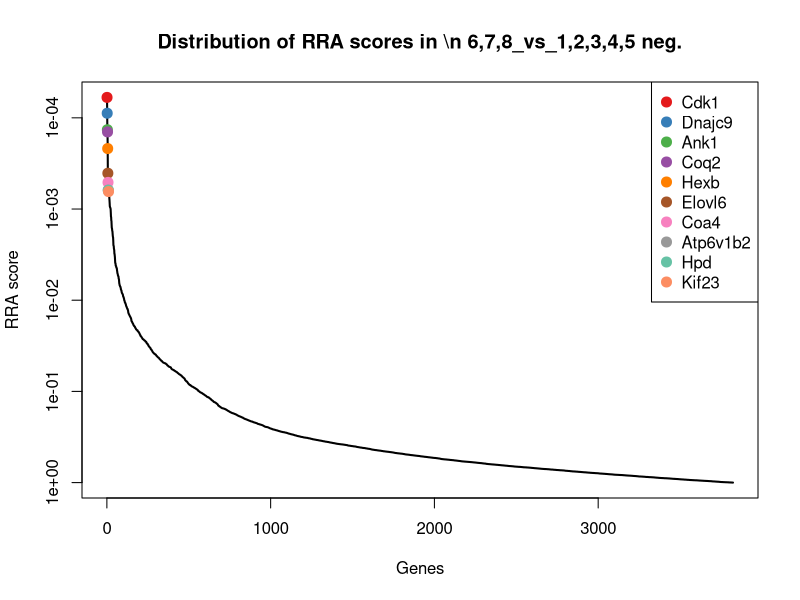
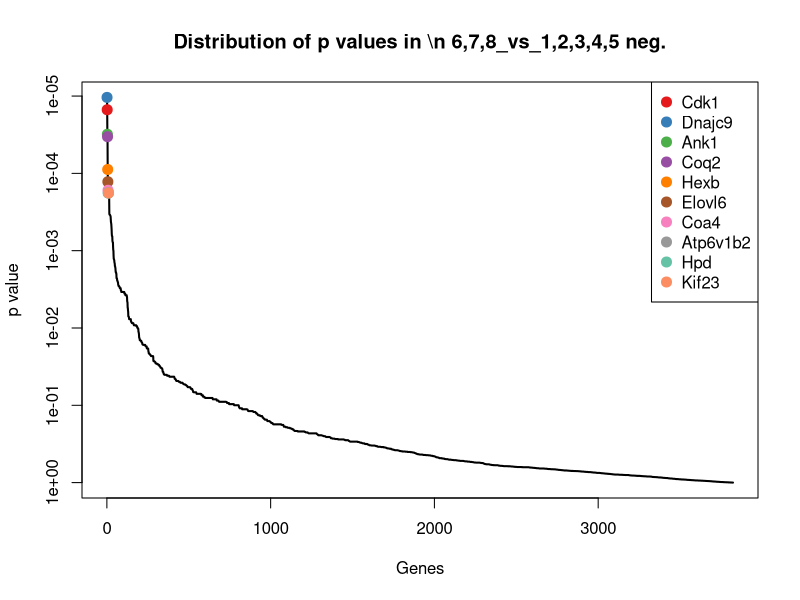
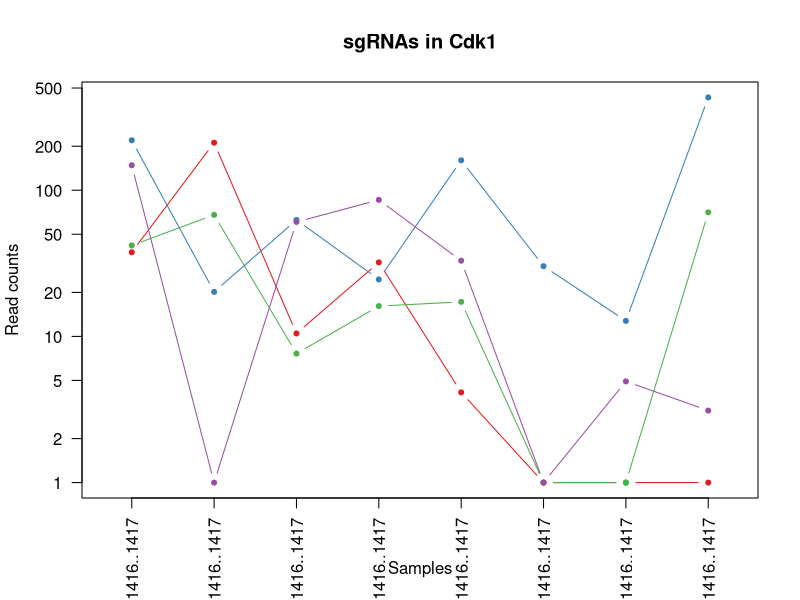
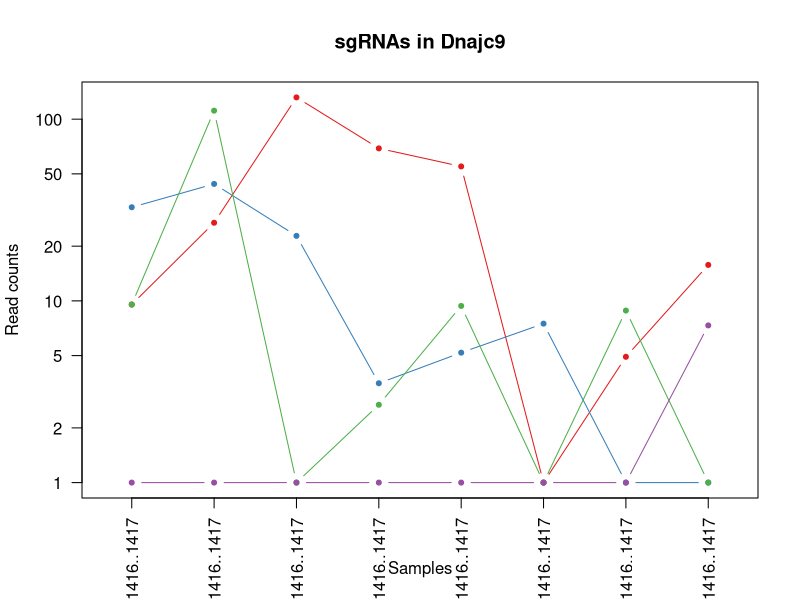
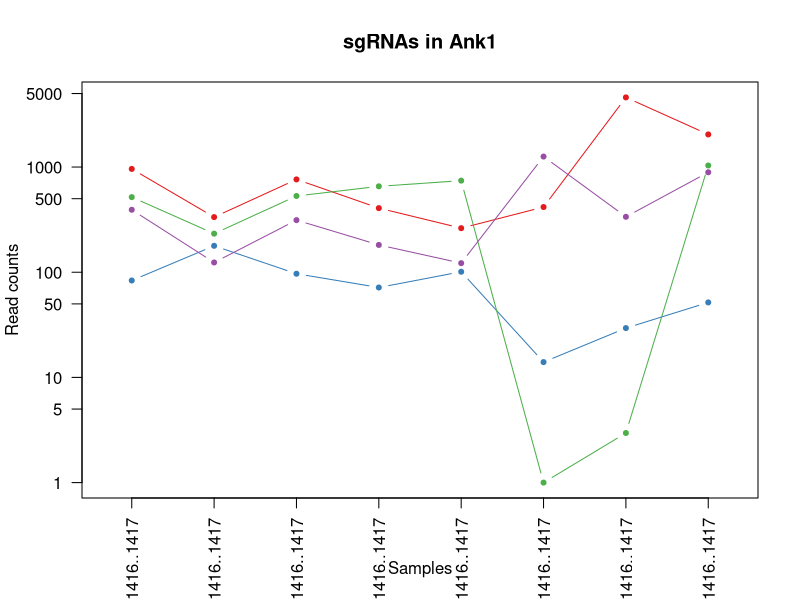
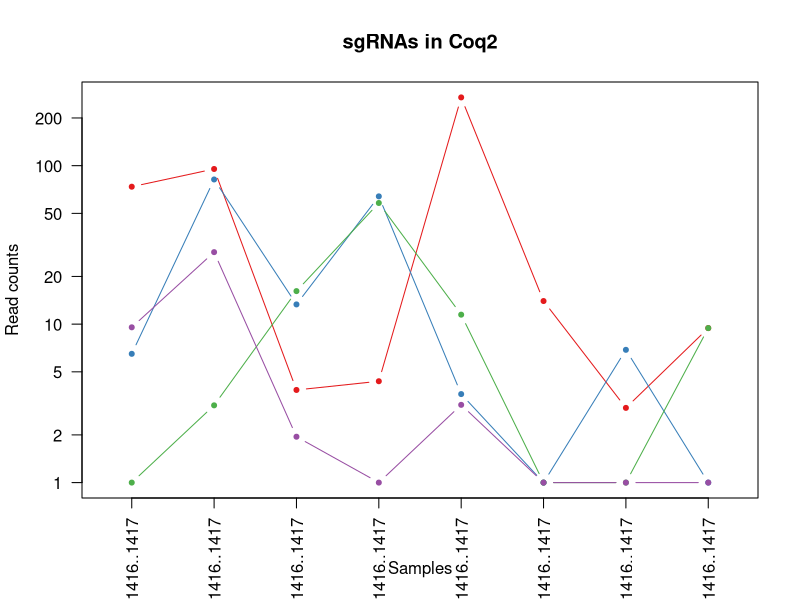
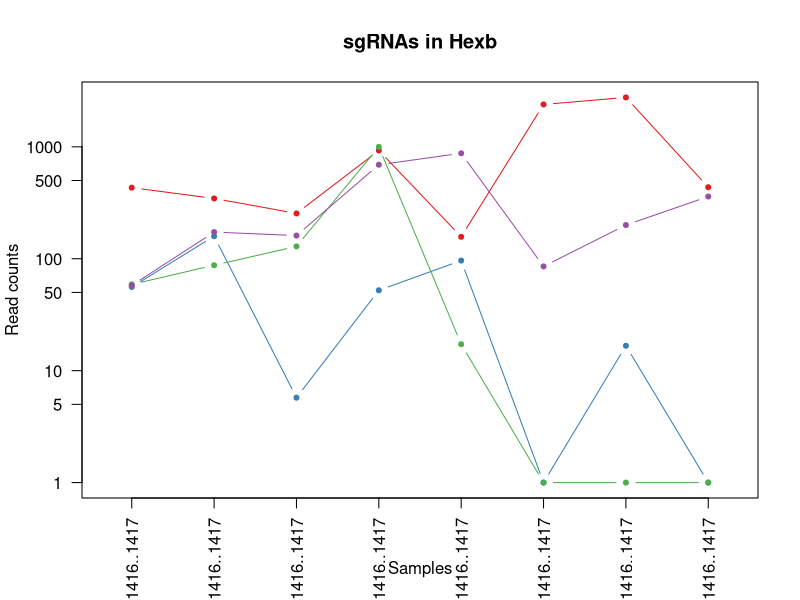
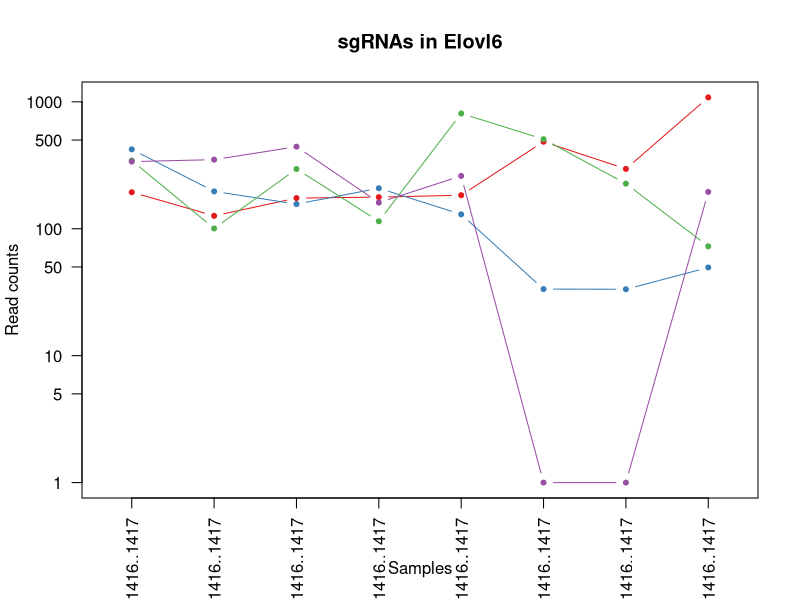

Recreate these plots in R, in order. (Note: this script raises an error after producing the figures.)
pdf(file='invivo.poolB_BM_mCD19_10m_v_BM_hEGFRv3_15m.pdf',width=4.5,height=4.5);
gstable=read.table('invivo.poolB_BM_mCD19_10m_v_BM_hEGFRv3_15m.gene_summary.txt',header=T)
# 
#
# parameters
# Do not modify the variables beginning with "__"

# gstablename='__GENE_SUMMARY_FILE__'
startindex=3
# outputfile='__OUTPUT_FILE__'
targetgenelist=c("Cdk1","Dnajc9","Ank1","Coq2","Hexb","Elovl6","Coa4","Atp6v1b2","Hpd","Kif23")
# samplelabel=sub('.\\w+.\\w+$','',colnames(gstable)[startindex]);
samplelabel='6,7,8_vs_1,2,3,4,5 neg.'


# You need to write some codes in front of this code:
# gstable=read.table(gstablename,header=T)
# pdf(file=outputfile,width=6,height=6)


# set up color using RColorBrewer
#library(RColorBrewer)
#colors <- brewer.pal(length(targetgenelist), "Set1")

colors=c( "#E41A1C", "#377EB8", "#4DAF4A", "#984EA3", "#FF7F00",  "#A65628", "#F781BF",
          "#999999", "#66C2A5", "#FC8D62", "#8DA0CB", "#E78AC3", "#A6D854", "#FFD92F", "#E5C494", "#B3B3B3", 
          "#8DD3C7", "#FFFFB3", "#BEBADA", "#FB8072", "#80B1D3", "#FDB462", "#B3DE69", "#FCCDE5",
          "#D9D9D9", "#BC80BD", "#CCEBC5", "#FFED6F")

######
# function definition

plotrankedvalues<-function(val, tglist, ...){
  
  plot(val,log='y',ylim=c(max(val),min(val)),type='l',lwd=2, ...)
  if(length(tglist)>0){
    for(i in 1:length(tglist)){
      targetgene=tglist[i];
      tx=which(names(val)==targetgene);ty=val[targetgene];
      points(tx,ty,col=colors[(i %% length(colors)) ],cex=2,pch=20)
      # text(tx+50,ty,targetgene,col=colors[i])
    }
    legend('topright',tglist,pch=20,pt.cex = 2,cex=1,col=colors)
  }
}



plotrandvalues<-function(val,targetgenelist, ...){
  # choose the one with the best distance distribution
  
  mindiffvalue=0;
  randval=val;
  for(i in 1:20){
    randval0=sample(val)
    vindex=sort(which(names(randval0) %in% targetgenelist))
    if(max(vindex)>0.9*length(val)){
      # print('pass...')
      next;
    }
    mindiffind=min(diff(vindex));
    if (mindiffind > mindiffvalue){
      mindiffvalue=mindiffind;
      randval=randval0;
      # print(paste('Diff: ',mindiffvalue))
    }
  }
  plot(randval,log='y',ylim=c(max(randval),min(randval)),pch=20,col='grey', ...)
  
  if(length(targetgenelist)>0){
    for(i in 1:length(targetgenelist)){
      targetgene=targetgenelist[i];
      tx=which(names(randval)==targetgene);ty=randval[targetgene];
      points(tx,ty,col=colors[(i %% length(colors)) ],cex=2,pch=20)
      text(tx+50,ty,targetgene,col=colors[i])
    }
  }
  
}




# set.seed(1235)



pvec=gstable[,startindex]
names(pvec)=gstable[,'id']
pvec=sort(pvec);

plotrankedvalues(pvec,targetgenelist,xlab='Genes',ylab='RRA score',main=paste('Distribution of RRA scores in \\n',samplelabel))

# plotrandvalues(pvec,targetgenelist,xlab='Genes',ylab='RRA score',main=paste('Distribution of RRA scores in \\n',samplelabel))


pvec=gstable[,startindex+1]
names(pvec)=gstable[,'id']
pvec=sort(pvec);

plotrankedvalues(pvec,targetgenelist,xlab='Genes',ylab='p value',main=paste('Distribution of p values in \\n',samplelabel))

# plotrandvalues(pvec,targetgenelist,xlab='Genes',ylab='p value',main=paste('Distribution of p values in \\n',samplelabel))



# you need to write after this code:
# dev.off()






# parameters
# Do not modify the variables beginning with "__"
targetmat=list(c(36.63661376038772,210.3814066518805,9.47449685296988,31.092407387279405,3.1422012649436546,0.0,0.0,0.0),c(218.5984621036467,19.172689768767434,61.58422954430422,23.529389374157386,159.2048640904785,29.221893200927774,11.768229070984312,430.4126695652639),c(40.91088536576628,66.84532378840538,6.632147797078916,15.126036026244035,16.234706535542216,0.0,0.0,69.62557890026328),c(147.15706527089066,0.0,59.689330173710246,84.87386881392486,31.94571286026049,0.0,3.9227430236614373,2.1098660272807055))
targetgene="Cdk1"
collabel=c("In.vivo_AR1830_Pool.B..9.16._BM_hEGFRv3_15m_1410..1411..1412..1413..1414..1415..1416..1417","In.vivo_AR1831_Pool.B..9.16._BM_hEGFRv3_15m_1410..1411..1412..1413..1414..1415..1416..1417","In.vivo_AR1832_Pool.B..9.16._BM_hEGFRv3_15m_1410..1411..1412..1413..1414..1415..1416..1417","In.vivo_AR1833_Pool.B..9.16._BM_hEGFRv3_15m_1410..1411..1412..1413..1414..1415..1416..1417","In.vivo_AR1835_Pool.B..9.16._BM_hEGFRv3_15m_1410..1411..1412..1413..1414..1415..1416..1417","In.vivo_AR1845_Pool.B..9.16._BM_mCD19_10m_1410..1411..1412..1413..1414..1415..1416..1417","In.vivo_AR1846_Pool.B..9.16._BM_mCD19_10m_1410..1411..1412..1413..1414..1415..1416..1417","In.vivo_AR1844_Pool.B..9.16._BM_mCD19_10m_1410..1411..1412..1413..1414..1415..1416..1417")

# set up color using RColorBrewer
#library(RColorBrewer)
#colors <- brewer.pal(length(targetgenelist), "Set1")

colors=c( "#E41A1C", "#377EB8", "#4DAF4A", "#984EA3", "#FF7F00",  "#A65628", "#F781BF",
          "#999999", "#66C2A5", "#FC8D62", "#8DA0CB", "#E78AC3", "#A6D854", "#FFD92F", "#E5C494", "#B3B3B3", 
          "#8DD3C7", "#FFFFB3", "#BEBADA", "#FB8072", "#80B1D3", "#FDB462", "#B3DE69", "#FCCDE5",
          "#D9D9D9", "#BC80BD", "#CCEBC5", "#FFED6F")


## code

targetmatvec=unlist(targetmat)+1
yrange=range(targetmatvec[targetmatvec>0]);
# yrange[1]=1; # set the minimum value to 1
for(i in 1:length(targetmat)){
  vali=targetmat[[i]]+1;
  if(i==1){
    plot(1:length(vali),vali,type='b',las=1,pch=20,main=paste('sgRNAs in',targetgene),ylab='Read counts',xlab='Samples',xlim=c(0.7,length(vali)+0.3),ylim = yrange,col=colors[(i %% length(colors))],xaxt='n',log='y')
    axis(1,at=1:length(vali),labels=(collabel),las=2)
    # lines(0:100,rep(1,101),col='black');
  }else{
    lines(1:length(vali),vali,type='b',pch=20,col=colors[(i %% length(colors))])
  }
}




# parameters
# Do not modify the variables beginning with "__"
targetmat=list(c(8.548543210757133,25.9090402280641,130.74805657098435,68.06716211809815,53.94112171486607,0.0,3.9227430236614373,14.769062190964938),c(31.751731925669354,43.00900677858641,21.791342761830723,2.521006004374006,4.18960168659154,6.493754044650617,0.0,0.0),c(8.548543210757133,110.37251137155307,0.0,1.6806706695826705,8.37920337318308,0.0,7.845486047322875,0.0),c(0.0,0.0,0.0,0.0,0.0,0.0,0.0,6.329598081842116))
targetgene="Dnajc9"
collabel=c("In.vivo_AR1830_Pool.B..9.16._BM_hEGFRv3_15m_1410..1411..1412..1413..1414..1415..1416..1417","In.vivo_AR1831_Pool.B..9.16._BM_hEGFRv3_15m_1410..1411..1412..1413..1414..1415..1416..1417","In.vivo_AR1832_Pool.B..9.16._BM_hEGFRv3_15m_1410..1411..1412..1413..1414..1415..1416..1417","In.vivo_AR1833_Pool.B..9.16._BM_hEGFRv3_15m_1410..1411..1412..1413..1414..1415..1416..1417","In.vivo_AR1835_Pool.B..9.16._BM_hEGFRv3_15m_1410..1411..1412..1413..1414..1415..1416..1417","In.vivo_AR1845_Pool.B..9.16._BM_mCD19_10m_1410..1411..1412..1413..1414..1415..1416..1417","In.vivo_AR1846_Pool.B..9.16._BM_mCD19_10m_1410..1411..1412..1413..1414..1415..1416..1417","In.vivo_AR1844_Pool.B..9.16._BM_mCD19_10m_1410..1411..1412..1413..1414..1415..1416..1417")

# set up color using RColorBrewer
#library(RColorBrewer)
#colors <- brewer.pal(length(targetgenelist), "Set1")

colors=c( "#E41A1C", "#377EB8", "#4DAF4A", "#984EA3", "#FF7F00",  "#A65628", "#F781BF",
          "#999999", "#66C2A5", "#FC8D62", "#8DA0CB", "#E78AC3", "#A6D854", "#FFD92F", "#E5C494", "#B3B3B3", 
          "#8DD3C7", "#FFFFB3", "#BEBADA", "#FB8072", "#80B1D3", "#FDB462", "#B3DE69", "#FCCDE5",
          "#D9D9D9", "#BC80BD", "#CCEBC5", "#FFED6F")


## code

targetmatvec=unlist(targetmat)+1
yrange=range(targetmatvec[targetmatvec>0]);
# yrange[1]=1; # set the minimum value to 1
for(i in 1:length(targetmat)){
  vali=targetmat[[i]]+1;
  if(i==1){
    plot(1:length(vali),vali,type='b',las=1,pch=20,main=paste('sgRNAs in',targetgene),ylab='Read counts',xlab='Samples',xlim=c(0.7,length(vali)+0.3),ylim = yrange,col=colors[(i %% length(colors))],xaxt='n',log='y')
    axis(1,at=1:length(vali),labels=(collabel),las=2)
    # lines(0:100,rep(1,101),col='black');
  }else{
    lines(1:length(vali),vali,type='b',pch=20,col=colors[(i %% length(colors))])
  }
}




# parameters
# Do not modify the variables beginning with "__"
targetmat=list(c(958.6580600634785,333.1902573329043,761.7495469787784,405.88196670421496,261.3264052011473,415.60025885763946,4590.590023439797,2040.240448380442),c(82.43238096087236,177.21783515995844,95.6924182149958,70.58816812247217,100.02674026737301,12.987508089301233,28.43988692154542,50.63678465473693),c(516.5762540214668,231.62681963889307,529.6243740810163,654.6212258024502,741.5594985267026,0.0,1.9613715118307187,1033.8343533675456),c(391.4011570068088,122.80885068102384,311.71094646270905,180.67209698013707,120.97474870033071,1256.5414076398943,335.3945285230529,890.3634635124578))
targetgene="Ank1"
collabel=c("In.vivo_AR1830_Pool.B..9.16._BM_hEGFRv3_15m_1410..1411..1412..1413..1414..1415..1416..1417","In.vivo_AR1831_Pool.B..9.16._BM_hEGFRv3_15m_1410..1411..1412..1413..1414..1415..1416..1417","In.vivo_AR1832_Pool.B..9.16._BM_hEGFRv3_15m_1410..1411..1412..1413..1414..1415..1416..1417","In.vivo_AR1833_Pool.B..9.16._BM_hEGFRv3_15m_1410..1411..1412..1413..1414..1415..1416..1417","In.vivo_AR1835_Pool.B..9.16._BM_hEGFRv3_15m_1410..1411..1412..1413..1414..1415..1416..1417","In.vivo_AR1845_Pool.B..9.16._BM_mCD19_10m_1410..1411..1412..1413..1414..1415..1416..1417","In.vivo_AR1846_Pool.B..9.16._BM_mCD19_10m_1410..1411..1412..1413..1414..1415..1416..1417","In.vivo_AR1844_Pool.B..9.16._BM_mCD19_10m_1410..1411..1412..1413..1414..1415..1416..1417")

# set up color using RColorBrewer
#library(RColorBrewer)
#colors <- brewer.pal(length(targetgenelist), "Set1")

colors=c( "#E41A1C", "#377EB8", "#4DAF4A", "#984EA3", "#FF7F00",  "#A65628", "#F781BF",
          "#999999", "#66C2A5", "#FC8D62", "#8DA0CB", "#E78AC3", "#A6D854", "#FFD92F", "#E5C494", "#B3B3B3", 
          "#8DD3C7", "#FFFFB3", "#BEBADA", "#FB8072", "#80B1D3", "#FDB462", "#B3DE69", "#FCCDE5",
          "#D9D9D9", "#BC80BD", "#CCEBC5", "#FFED6F")


## code

targetmatvec=unlist(targetmat)+1
yrange=range(targetmatvec[targetmatvec>0]);
# yrange[1]=1; # set the minimum value to 1
for(i in 1:length(targetmat)){
  vali=targetmat[[i]]+1;
  if(i==1){
    plot(1:length(vali),vali,type='b',las=1,pch=20,main=paste('sgRNAs in',targetgene),ylab='Read counts',xlab='Samples',xlim=c(0.7,length(vali)+0.3),ylim = yrange,col=colors[(i %% length(colors))],xaxt='n',log='y')
    axis(1,at=1:length(vali),labels=(collabel),las=2)
    # lines(0:100,rep(1,101),col='black');
  }else{
    lines(1:length(vali),vali,type='b',pch=20,col=colors[(i %% length(colors))])
  }
}




# parameters
# Do not modify the variables beginning with "__"
targetmat=list(c(72.66261729143564,94.30890643015333,2.8423490558909643,3.361341339165341,268.6582081526825,12.987508089301233,1.9613715118307187,8.439464109122822),c(5.4954920640581575,80.83620551156,12.316845908860845,63.02515010935014,2.6185010541197125,0.0,5.884114535492156,0.0),c(0.0,2.072723218245128,15.159194964751808,57.1428027658108,10.47400421647885,0.0,0.0,8.439464109122822),c(8.548543210757133,27.463582641747948,0.947449685296988,0.0,2.09480084329577,0.0,0.0,0.0))
targetgene="Coq2"
collabel=c("In.vivo_AR1830_Pool.B..9.16._BM_hEGFRv3_15m_1410..1411..1412..1413..1414..1415..1416..1417","In.vivo_AR1831_Pool.B..9.16._BM_hEGFRv3_15m_1410..1411..1412..1413..1414..1415..1416..1417","In.vivo_AR1832_Pool.B..9.16._BM_hEGFRv3_15m_1410..1411..1412..1413..1414..1415..1416..1417","In.vivo_AR1833_Pool.B..9.16._BM_hEGFRv3_15m_1410..1411..1412..1413..1414..1415..1416..1417","In.vivo_AR1835_Pool.B..9.16._BM_hEGFRv3_15m_1410..1411..1412..1413..1414..1415..1416..1417","In.vivo_AR1845_Pool.B..9.16._BM_mCD19_10m_1410..1411..1412..1413..1414..1415..1416..1417","In.vivo_AR1846_Pool.B..9.16._BM_mCD19_10m_1410..1411..1412..1413..1414..1415..1416..1417","In.vivo_AR1844_Pool.B..9.16._BM_mCD19_10m_1410..1411..1412..1413..1414..1415..1416..1417")

# set up color using RColorBrewer
#library(RColorBrewer)
#colors <- brewer.pal(length(targetgenelist), "Set1")

colors=c( "#E41A1C", "#377EB8", "#4DAF4A", "#984EA3", "#FF7F00",  "#A65628", "#F781BF",
          "#999999", "#66C2A5", "#FC8D62", "#8DA0CB", "#E78AC3", "#A6D854", "#FFD92F", "#E5C494", "#B3B3B3", 
          "#8DD3C7", "#FFFFB3", "#BEBADA", "#FB8072", "#80B1D3", "#FDB462", "#B3DE69", "#FCCDE5",
          "#D9D9D9", "#BC80BD", "#CCEBC5", "#FFED6F")


## code

targetmatvec=unlist(targetmat)+1
yrange=range(targetmatvec[targetmatvec>0]);
# yrange[1]=1; # set the minimum value to 1
for(i in 1:length(targetmat)){
  vali=targetmat[[i]]+1;
  if(i==1){
    plot(1:length(vali),vali,type='b',las=1,pch=20,main=paste('sgRNAs in',targetgene),ylab='Read counts',xlab='Samples',xlim=c(0.7,length(vali)+0.3),ylim = yrange,col=colors[(i %% length(colors))],xaxt='n',log='y')
    axis(1,at=1:length(vali),labels=(collabel),las=2)
    # lines(0:100,rep(1,101),col='black');
  }else{
    lines(1:length(vali),vali,type='b',pch=20,col=colors[(i %% length(colors))])
  }
}




# parameters
# Do not modify the variables beginning with "__"
targetmat=list(c(430.4802116845556,344.59023503325255,252.9690659742958,926.8898742748428,156.06266282553486,2389.7014884314267,2762.5917744135672,434.6324016198253),c(54.95492064058157,158.04514539119103,4.73724842648494,51.26045542227145,95.31343836995752,0.0,15.69097209464575,0.0),c(58.007971787280546,86.53619436173409,127.90570751509338,998.3183777321063,16.234706535542216,0.0,0.0,0.0),c(56.78675132860096,172.03602711434564,160.11899681519097,690.7556451984776,874.5793520759839,84.41880258045802,199.07920845081796,358.6772246377199))
targetgene="Hexb"
collabel=c("In.vivo_AR1830_Pool.B..9.16._BM_hEGFRv3_15m_1410..1411..1412..1413..1414..1415..1416..1417","In.vivo_AR1831_Pool.B..9.16._BM_hEGFRv3_15m_1410..1411..1412..1413..1414..1415..1416..1417","In.vivo_AR1832_Pool.B..9.16._BM_hEGFRv3_15m_1410..1411..1412..1413..1414..1415..1416..1417","In.vivo_AR1833_Pool.B..9.16._BM_hEGFRv3_15m_1410..1411..1412..1413..1414..1415..1416..1417","In.vivo_AR1835_Pool.B..9.16._BM_hEGFRv3_15m_1410..1411..1412..1413..1414..1415..1416..1417","In.vivo_AR1845_Pool.B..9.16._BM_mCD19_10m_1410..1411..1412..1413..1414..1415..1416..1417","In.vivo_AR1846_Pool.B..9.16._BM_mCD19_10m_1410..1411..1412..1413..1414..1415..1416..1417","In.vivo_AR1844_Pool.B..9.16._BM_mCD19_10m_1410..1411..1412..1413..1414..1415..1416..1417")

# set up color using RColorBrewer
#library(RColorBrewer)
#colors <- brewer.pal(length(targetgenelist), "Set1")

colors=c( "#E41A1C", "#377EB8", "#4DAF4A", "#984EA3", "#FF7F00",  "#A65628", "#F781BF",
          "#999999", "#66C2A5", "#FC8D62", "#8DA0CB", "#E78AC3", "#A6D854", "#FFD92F", "#E5C494", "#B3B3B3", 
          "#8DD3C7", "#FFFFB3", "#BEBADA", "#FB8072", "#80B1D3", "#FDB462", "#B3DE69", "#FCCDE5",
          "#D9D9D9", "#BC80BD", "#CCEBC5", "#FFED6F")


## code

targetmatvec=unlist(targetmat)+1
yrange=range(targetmatvec[targetmatvec>0]);
# yrange[1]=1; # set the minimum value to 1
for(i in 1:length(targetmat)){
  vali=targetmat[[i]]+1;
  if(i==1){
    plot(1:length(vali),vali,type='b',las=1,pch=20,main=paste('sgRNAs in',targetgene),ylab='Read counts',xlab='Samples',xlim=c(0.7,length(vali)+0.3),ylim = yrange,col=colors[(i %% length(colors))],xaxt='n',log='y')
    axis(1,at=1:length(vali),labels=(collabel),las=2)
    # lines(0:100,rep(1,101),col='black');
  }else{
    lines(1:length(vali),vali,type='b',pch=20,col=colors[(i %% length(colors))])
  }
}




# parameters
# Do not modify the variables beginning with "__"
targetmat=list(c(192.9528324713753,125.39975470383025,173.3832924093488,176.47042030618042,182.77137357755592,483.78467632647096,295.18641253052317,1082.361271995002),c(421.3210582444587,195.8723441241646,155.38174838870603,207.5628276934598,128.83025186268983,32.46877022325308,32.362629945206855,48.526918627456226),c(343.7735591183047,99.49071447576614,294.65685212736327,113.44527019683026,808.5931255121671,506.51281548274807,225.55772386053266,71.73544492754398),c(337.056846595567,349.2538622743041,442.4590030336934,159.6637136103537,259.75530456867546,0.0,0.0,194.1076745098249))
targetgene="Elovl6"
collabel=c("In.vivo_AR1830_Pool.B..9.16._BM_hEGFRv3_15m_1410..1411..1412..1413..1414..1415..1416..1417","In.vivo_AR1831_Pool.B..9.16._BM_hEGFRv3_15m_1410..1411..1412..1413..1414..1415..1416..1417","In.vivo_AR1832_Pool.B..9.16._BM_hEGFRv3_15m_1410..1411..1412..1413..1414..1415..1416..1417","In.vivo_AR1833_Pool.B..9.16._BM_hEGFRv3_15m_1410..1411..1412..1413..1414..1415..1416..1417","In.vivo_AR1835_Pool.B..9.16._BM_hEGFRv3_15m_1410..1411..1412..1413..1414..1415..1416..1417","In.vivo_AR1845_Pool.B..9.16._BM_mCD19_10m_1410..1411..1412..1413..1414..1415..1416..1417","In.vivo_AR1846_Pool.B..9.16._BM_mCD19_10m_1410..1411..1412..1413..1414..1415..1416..1417","In.vivo_AR1844_Pool.B..9.16._BM_mCD19_10m_1410..1411..1412..1413..1414..1415..1416..1417")

# set up color using RColorBrewer
#library(RColorBrewer)
#colors <- brewer.pal(length(targetgenelist), "Set1")

colors=c( "#E41A1C", "#377EB8", "#4DAF4A", "#984EA3", "#FF7F00",  "#A65628", "#F781BF",
          "#999999", "#66C2A5", "#FC8D62", "#8DA0CB", "#E78AC3", "#A6D854", "#FFD92F", "#E5C494", "#B3B3B3", 
          "#8DD3C7", "#FFFFB3", "#BEBADA", "#FB8072", "#80B1D3", "#FDB462", "#B3DE69", "#FCCDE5",
          "#D9D9D9", "#BC80BD", "#CCEBC5", "#FFED6F")


## code

targetmatvec=unlist(targetmat)+1
yrange=range(targetmatvec[targetmatvec>0]);
# yrange[1]=1; # set the minimum value to 1
for(i in 1:length(targetmat)){
  vali=targetmat[[i]]+1;
  if(i==1){
    plot(1:length(vali),vali,type='b',las=1,pch=20,main=paste('sgRNAs in',targetgene),ylab='Read counts',xlab='Samples',xlim=c(0.7,length(vali)+0.3),ylim = yrange,col=colors[(i %% length(colors))],xaxt='n',log='y')
    axis(1,at=1:length(vali),labels=(collabel),las=2)
    # lines(0:100,rep(1,101),col='black');
  }else{
    lines(1:length(vali),vali,type='b',pch=20,col=colors[(i %% length(colors))])
  }
}




# parameters
# Do not modify the variables beginning with "__"
targetmat=list(c(15.875865962834677,122.80885068102384,600.6831004782904,133.61331823182232,12.568805059774618,0.0,0.0,179.33861231885996),c(417.04678663908015,43.527187583147686,95.6924182149958,24.369724708948723,249.80500056302057,6.493754044650617,1.9613715118307187,0.0),c(182.57245857259878,63.2180581564764,844.1776695996164,201.68048034992046,113.64294574879551,412.35338183531417,350.10481486178327,280.6121816283338),c(92.20214463030908,4.663627241051538,17.054094335345784,33.61341339165341,1.047400421647885,55.19690937953024,8.826171803238234,99.16370328219315))
targetgene="Coa4"
collabel=c("In.vivo_AR1830_Pool.B..9.16._BM_hEGFRv3_15m_1410..1411..1412..1413..1414..1415..1416..1417","In.vivo_AR1831_Pool.B..9.16._BM_hEGFRv3_15m_1410..1411..1412..1413..1414..1415..1416..1417","In.vivo_AR1832_Pool.B..9.16._BM_hEGFRv3_15m_1410..1411..1412..1413..1414..1415..1416..1417","In.vivo_AR1833_Pool.B..9.16._BM_hEGFRv3_15m_1410..1411..1412..1413..1414..1415..1416..1417","In.vivo_AR1835_Pool.B..9.16._BM_hEGFRv3_15m_1410..1411..1412..1413..1414..1415..1416..1417","In.vivo_AR1845_Pool.B..9.16._BM_mCD19_10m_1410..1411..1412..1413..1414..1415..1416..1417","In.vivo_AR1846_Pool.B..9.16._BM_mCD19_10m_1410..1411..1412..1413..1414..1415..1416..1417","In.vivo_AR1844_Pool.B..9.16._BM_mCD19_10m_1410..1411..1412..1413..1414..1415..1416..1417")

# set up color using RColorBrewer
#library(RColorBrewer)
#colors <- brewer.pal(length(targetgenelist), "Set1")

colors=c( "#E41A1C", "#377EB8", "#4DAF4A", "#984EA3", "#FF7F00",  "#A65628", "#F781BF",
          "#999999", "#66C2A5", "#FC8D62", "#8DA0CB", "#E78AC3", "#A6D854", "#FFD92F", "#E5C494", "#B3B3B3", 
          "#8DD3C7", "#FFFFB3", "#BEBADA", "#FB8072", "#80B1D3", "#FDB462", "#B3DE69", "#FCCDE5",
          "#D9D9D9", "#BC80BD", "#CCEBC5", "#FFED6F")


## code

targetmatvec=unlist(targetmat)+1
yrange=range(targetmatvec[targetmatvec>0]);
# yrange[1]=1; # set the minimum value to 1
for(i in 1:length(targetmat)){
  vali=targetmat[[i]]+1;
  if(i==1){
    plot(1:length(vali),vali,type='b',las=1,pch=20,main=paste('sgRNAs in',targetgene),ylab='Read counts',xlab='Samples',xlim=c(0.7,length(vali)+0.3),ylim = yrange,col=colors[(i %% length(colors))],xaxt='n',log='y')
    axis(1,at=1:length(vali),labels=(collabel),las=2)
    # lines(0:100,rep(1,101),col='black');
  }else{
    lines(1:length(vali),vali,type='b',pch=20,col=colors[(i %% length(colors))])
  }
}




# parameters
# Do not modify the variables beginning with "__"
targetmat=list(c(34.80478307236833,245.61770136204768,13.264295594157833,103.36124617933423,35.08791412520414,3.2468770223253083,0.0,6.329598081842116),c(301.03084306451905,46.1180916059541,57.79443080311627,85.71420414871619,28.279811384492895,2746.857960887211,638.4264271008989,8.439464109122822),c(2.442440917359181,12.95452011403205,172.4358427240518,73.10917412684617,95.83713858078147,0.0,0.0,14.769062190964938),c(13.433425045475495,9.845435286664358,4.73724842648494,10.084024017496024,0.0,0.0,0.0,0.0))
targetgene="Atp6v1b2"
collabel=c("In.vivo_AR1830_Pool.B..9.16._BM_hEGFRv3_15m_1410..1411..1412..1413..1414..1415..1416..1417","In.vivo_AR1831_Pool.B..9.16._BM_hEGFRv3_15m_1410..1411..1412..1413..1414..1415..1416..1417","In.vivo_AR1832_Pool.B..9.16._BM_hEGFRv3_15m_1410..1411..1412..1413..1414..1415..1416..1417","In.vivo_AR1833_Pool.B..9.16._BM_hEGFRv3_15m_1410..1411..1412..1413..1414..1415..1416..1417","In.vivo_AR1835_Pool.B..9.16._BM_hEGFRv3_15m_1410..1411..1412..1413..1414..1415..1416..1417","In.vivo_AR1845_Pool.B..9.16._BM_mCD19_10m_1410..1411..1412..1413..1414..1415..1416..1417","In.vivo_AR1846_Pool.B..9.16._BM_mCD19_10m_1410..1411..1412..1413..1414..1415..1416..1417","In.vivo_AR1844_Pool.B..9.16._BM_mCD19_10m_1410..1411..1412..1413..1414..1415..1416..1417")

# set up color using RColorBrewer
#library(RColorBrewer)
#colors <- brewer.pal(length(targetgenelist), "Set1")

colors=c( "#E41A1C", "#377EB8", "#4DAF4A", "#984EA3", "#FF7F00",  "#A65628", "#F781BF",
          "#999999", "#66C2A5", "#FC8D62", "#8DA0CB", "#E78AC3", "#A6D854", "#FFD92F", "#E5C494", "#B3B3B3", 
          "#8DD3C7", "#FFFFB3", "#BEBADA", "#FB8072", "#80B1D3", "#FDB462", "#B3DE69", "#FCCDE5",
          "#D9D9D9", "#BC80BD", "#CCEBC5", "#FFED6F")


## code

targetmatvec=unlist(targetmat)+1
yrange=range(targetmatvec[targetmatvec>0]);
# yrange[1]=1; # set the minimum value to 1
for(i in 1:length(targetmat)){
  vali=targetmat[[i]]+1;
  if(i==1){
    plot(1:length(vali),vali,type='b',las=1,pch=20,main=paste('sgRNAs in',targetgene),ylab='Read counts',xlab='Samples',xlim=c(0.7,length(vali)+0.3),ylim = yrange,col=colors[(i %% length(colors))],xaxt='n',log='y')
    axis(1,at=1:length(vali),labels=(collabel),las=2)
    # lines(0:100,rep(1,101),col='black');
  }else{
    lines(1:length(vali),vali,type='b',pch=20,col=colors[(i %% length(colors))])
  }
}




# parameters
# Do not modify the variables beginning with "__"
targetmat=list(c(85.48543210757134,31.6090290782382,50.21483332074037,273.9493191419753,189.57947631826718,0.0,6.864800291407516,56.96638273657905),c(23.20318871491222,90.68164079822435,63.4791289148982,23.529389374157386,28.803511595316834,360.4033494781092,160.83246397011894,139.25115780052656),c(66.55651499803768,307.79939790940153,950.292034352879,184.03343831930243,437.8133762488159,38.9625242679037,16.671657850561107,10.549330136403528),c(21.371358026892835,450.81729996831535,199.91188359766448,272.2686484723926,43.990817709211164,0.0,2239.886266510681,10.549330136403528))
targetgene="Hpd"
collabel=c("In.vivo_AR1830_Pool.B..9.16._BM_hEGFRv3_15m_1410..1411..1412..1413..1414..1415..1416..1417","In.vivo_AR1831_Pool.B..9.16._BM_hEGFRv3_15m_1410..1411..1412..1413..1414..1415..1416..1417","In.vivo_AR1832_Pool.B..9.16._BM_hEGFRv3_15m_1410..1411..1412..1413..1414..1415..1416..1417","In.vivo_AR1833_Pool.B..9.16._BM_hEGFRv3_15m_1410..1411..1412..1413..1414..1415..1416..1417","In.vivo_AR1835_Pool.B..9.16._BM_hEGFRv3_15m_1410..1411..1412..1413..1414..1415..1416..1417","In.vivo_AR1845_Pool.B..9.16._BM_mCD19_10m_1410..1411..1412..1413..1414..1415..1416..1417","In.vivo_AR1846_Pool.B..9.16._BM_mCD19_10m_1410..1411..1412..1413..1414..1415..1416..1417","In.vivo_AR1844_Pool.B..9.16._BM_mCD19_10m_1410..1411..1412..1413..1414..1415..1416..1417")

# set up color using RColorBrewer
#library(RColorBrewer)
#colors <- brewer.pal(length(targetgenelist), "Set1")

colors=c( "#E41A1C", "#377EB8", "#4DAF4A", "#984EA3", "#FF7F00",  "#A65628", "#F781BF",
          "#999999", "#66C2A5", "#FC8D62", "#8DA0CB", "#E78AC3", "#A6D854", "#FFD92F", "#E5C494", "#B3B3B3", 
          "#8DD3C7", "#FFFFB3", "#BEBADA", "#FB8072", "#80B1D3", "#FDB462", "#B3DE69", "#FCCDE5",
          "#D9D9D9", "#BC80BD", "#CCEBC5", "#FFED6F")


## code

targetmatvec=unlist(targetmat)+1
yrange=range(targetmatvec[targetmatvec>0]);
# yrange[1]=1; # set the minimum value to 1
for(i in 1:length(targetmat)){
  vali=targetmat[[i]]+1;
  if(i==1){
    plot(1:length(vali),vali,type='b',las=1,pch=20,main=paste('sgRNAs in',targetgene),ylab='Read counts',xlab='Samples',xlim=c(0.7,length(vali)+0.3),ylim = yrange,col=colors[(i %% length(colors))],xaxt='n',log='y')
    axis(1,at=1:length(vali),labels=(collabel),las=2)
    # lines(0:100,rep(1,101),col='black');
  }else{
    lines(1:length(vali),vali,type='b',pch=20,col=colors[(i %% length(colors))])
  }
}




# parameters
# Do not modify the variables beginning with "__"
targetmat=list(c(58.618582016620344,0.518180804561282,10.421946538266868,84.03353347913352,129.3539520735138,0.0,0.0,12.659196163684232),c(87.31726279559072,55.96352689261846,34.10818867069157,99.15956950537756,2.09480084329577,0.0,78.45486047322875,191.9978084825442),c(3.6636613760387715,29.018125055431792,13.264295594157833,0.8403353347913353,7.855503162359137,3.2468770223253083,31.3819441892915,4.219732054561411),c(143.4934038948519,41.45446436490256,39.792886782473495,0.0,8.902903584007023,0.0,3.9227430236614373,0.0))
targetgene="Kif23"
collabel=c("In.vivo_AR1830_Pool.B..9.16._BM_hEGFRv3_15m_1410..1411..1412..1413..1414..1415..1416..1417","In.vivo_AR1831_Pool.B..9.16._BM_hEGFRv3_15m_1410..1411..1412..1413..1414..1415..1416..1417","In.vivo_AR1832_Pool.B..9.16._BM_hEGFRv3_15m_1410..1411..1412..1413..1414..1415..1416..1417","In.vivo_AR1833_Pool.B..9.16._BM_hEGFRv3_15m_1410..1411..1412..1413..1414..1415..1416..1417","In.vivo_AR1835_Pool.B..9.16._BM_hEGFRv3_15m_1410..1411..1412..1413..1414..1415..1416..1417","In.vivo_AR1845_Pool.B..9.16._BM_mCD19_10m_1410..1411..1412..1413..1414..1415..1416..1417","In.vivo_AR1846_Pool.B..9.16._BM_mCD19_10m_1410..1411..1412..1413..1414..1415..1416..1417","In.vivo_AR1844_Pool.B..9.16._BM_mCD19_10m_1410..1411..1412..1413..1414..1415..1416..1417")

# set up color using RColorBrewer
#library(RColorBrewer)
#colors <- brewer.pal(length(targetgenelist), "Set1")

colors=c( "#E41A1C", "#377EB8", "#4DAF4A", "#984EA3", "#FF7F00",  "#A65628", "#F781BF",
          "#999999", "#66C2A5", "#FC8D62", "#8DA0CB", "#E78AC3", "#A6D854", "#FFD92F", "#E5C494", "#B3B3B3", 
          "#8DD3C7", "#FFFFB3", "#BEBADA", "#FB8072", "#80B1D3", "#FDB462", "#B3DE69", "#FCCDE5",
          "#D9D9D9", "#BC80BD", "#CCEBC5", "#FFED6F")


## code

targetmatvec=unlist(targetmat)+1
yrange=range(targetmatvec[targetmatvec>0]);
# yrange[1]=1; # set the minimum value to 1
for(i in 1:length(targetmat)){
  vali=targetmat[[i]]+1;
  if(i==1){
    plot(1:length(vali),vali,type='b',las=1,pch=20,main=paste('sgRNAs in',targetgene),ylab='Read counts',xlab='Samples',xlim=c(0.7,length(vali)+0.3),ylim = yrange,col=colors[(i %% length(colors))],xaxt='n',log='y')
    axis(1,at=1:length(vali),labels=(collabel),las=2)
    # lines(0:100,rep(1,101),col='black');
  }else{
    lines(1:length(vali),vali,type='b',pch=20,col=colors[(i %% length(colors))])
  }
}



# 
#
# parameters
# Do not modify the variables beginning with "__"

# gstablename='__GENE_SUMMARY_FILE__'
startindex=9
# outputfile='__OUTPUT_FILE__'
targetgenelist=c("Smarca4","Taf5l","Sugt1","Rims1","Mrpl1","Cwc15","Pth2r","Col6a1","Mzt1","Arid1b")
# samplelabel=sub('.\\w+.\\w+$','',colnames(gstable)[startindex]);
samplelabel='6,7,8_vs_1,2,3,4,5 pos.'


# You need to write some codes in front of this code:
# gstable=read.table(gstablename,header=T)
# pdf(file=outputfile,width=6,height=6)


# set up color using RColorBrewer
#library(RColorBrewer)
#colors <- brewer.pal(length(targetgenelist), "Set1")

colors=c( "#E41A1C", "#377EB8", "#4DAF4A", "#984EA3", "#FF7F00",  "#A65628", "#F781BF",
          "#999999", "#66C2A5", "#FC8D62", "#8DA0CB", "#E78AC3", "#A6D854", "#FFD92F", "#E5C494", "#B3B3B3", 
          "#8DD3C7", "#FFFFB3", "#BEBADA", "#FB8072", "#80B1D3", "#FDB462", "#B3DE69", "#FCCDE5",
          "#D9D9D9", "#BC80BD", "#CCEBC5", "#FFED6F")

######
# function definition

plotrankedvalues<-function(val, tglist, ...){
  
  plot(val,log='y',ylim=c(max(val),min(val)),type='l',lwd=2, ...)
  if(length(tglist)>0){
    for(i in 1:length(tglist)){
      targetgene=tglist[i];
      tx=which(names(val)==targetgene);ty=val[targetgene];
      points(tx,ty,col=colors[(i %% length(colors)) ],cex=2,pch=20)
      # text(tx+50,ty,targetgene,col=colors[i])
    }
    legend('topright',tglist,pch=20,pt.cex = 2,cex=1,col=colors)
  }
}



plotrandvalues<-function(val,targetgenelist, ...){
  # choose the one with the best distance distribution
  
  mindiffvalue=0;
  randval=val;
  for(i in 1:20){
    randval0=sample(val)
    vindex=sort(which(names(randval0) %in% targetgenelist))
    if(max(vindex)>0.9*length(val)){
      # print('pass...')
      next;
    }
    mindiffind=min(diff(vindex));
    if (mindiffind > mindiffvalue){
      mindiffvalue=mindiffind;
      randval=randval0;
      # print(paste('Diff: ',mindiffvalue))
    }
  }
  plot(randval,log='y',ylim=c(max(randval),min(randval)),pch=20,col='grey', ...)
  
  if(length(targetgenelist)>0){
    for(i in 1:length(targetgenelist)){
      targetgene=targetgenelist[i];
      tx=which(names(randval)==targetgene);ty=randval[targetgene];
      points(tx,ty,col=colors[(i %% length(colors)) ],cex=2,pch=20)
      text(tx+50,ty,targetgene,col=colors[i])
    }
  }
  
}




# set.seed(1235)



pvec=gstable[,startindex]
names(pvec)=gstable[,'id']
pvec=sort(pvec);

plotrankedvalues(pvec,targetgenelist,xlab='Genes',ylab='RRA score',main=paste('Distribution of RRA scores in \\n',samplelabel))

# plotrandvalues(pvec,targetgenelist,xlab='Genes',ylab='RRA score',main=paste('Distribution of RRA scores in \\n',samplelabel))


pvec=gstable[,startindex+1]
names(pvec)=gstable[,'id']
pvec=sort(pvec);

plotrankedvalues(pvec,targetgenelist,xlab='Genes',ylab='p value',main=paste('Distribution of p values in \\n',samplelabel))

# plotrandvalues(pvec,targetgenelist,xlab='Genes',ylab='p value',main=paste('Distribution of p values in \\n',samplelabel))



# you need to write after this code:
# dev.off()






# parameters
# Do not modify the variables beginning with "__"
targetmat=list(c(7.9379329814173385,6.736350459296666,14.21174527945482,48.73944941789745,209.48008432957698,902.6318122064357,363.83441544459833,538.0158369565798),c(33.58356261368874,59.07261171998615,833.7557230613495,89.91588082267288,253.9946022496121,7120.401309959401,2165.3541490611133,681.4867268116678),c(79.37932981417339,204.1632369971451,63.4791289148982,19.32771270020071,4.713301897415482,100.65318769208456,26.478515409714703,4.219732054561411),c(451.2409594821087,98.45435286664359,64.42657860019519,37.815090065610086,54.98852213651396,100.65318769208456,12.748914826899671,23.20852630008776))
targetgene="Smarca4"
collabel=c("In.vivo_AR1830_Pool.B..9.16._BM_hEGFRv3_15m_1410..1411..1412..1413..1414..1415..1416..1417","In.vivo_AR1831_Pool.B..9.16._BM_hEGFRv3_15m_1410..1411..1412..1413..1414..1415..1416..1417","In.vivo_AR1832_Pool.B..9.16._BM_hEGFRv3_15m_1410..1411..1412..1413..1414..1415..1416..1417","In.vivo_AR1833_Pool.B..9.16._BM_hEGFRv3_15m_1410..1411..1412..1413..1414..1415..1416..1417","In.vivo_AR1835_Pool.B..9.16._BM_hEGFRv3_15m_1410..1411..1412..1413..1414..1415..1416..1417","In.vivo_AR1845_Pool.B..9.16._BM_mCD19_10m_1410..1411..1412..1413..1414..1415..1416..1417","In.vivo_AR1846_Pool.B..9.16._BM_mCD19_10m_1410..1411..1412..1413..1414..1415..1416..1417","In.vivo_AR1844_Pool.B..9.16._BM_mCD19_10m_1410..1411..1412..1413..1414..1415..1416..1417")

# set up color using RColorBrewer
#library(RColorBrewer)
#colors <- brewer.pal(length(targetgenelist), "Set1")

colors=c( "#E41A1C", "#377EB8", "#4DAF4A", "#984EA3", "#FF7F00",  "#A65628", "#F781BF",
          "#999999", "#66C2A5", "#FC8D62", "#8DA0CB", "#E78AC3", "#A6D854", "#FFD92F", "#E5C494", "#B3B3B3", 
          "#8DD3C7", "#FFFFB3", "#BEBADA", "#FB8072", "#80B1D3", "#FDB462", "#B3DE69", "#FCCDE5",
          "#D9D9D9", "#BC80BD", "#CCEBC5", "#FFED6F")


## code

targetmatvec=unlist(targetmat)+1
yrange=range(targetmatvec[targetmatvec>0]);
# yrange[1]=1; # set the minimum value to 1
for(i in 1:length(targetmat)){
  vali=targetmat[[i]]+1;
  if(i==1){
    plot(1:length(vali),vali,type='b',las=1,pch=20,main=paste('sgRNAs in',targetgene),ylab='Read counts',xlab='Samples',xlim=c(0.7,length(vali)+0.3),ylim = yrange,col=colors[(i %% length(colors))],xaxt='n',log='y')
    axis(1,at=1:length(vali),labels=(collabel),las=2)
    # lines(0:100,rep(1,101),col='black');
  }else{
    lines(1:length(vali),vali,type='b',pch=20,col=colors[(i %% length(colors))])
  }
}




# parameters
# Do not modify the variables beginning with "__"
targetmat=list(c(13.433425045475495,2.59090402280641,7.579597482375904,5.042012008748012,60.22552424475339,0.0,0.0,0.0),c(211.88174958090895,524.9171550205787,63.4791289148982,266.3863011288533,277.0374115258656,461.0565371701938,184.36892211208755,48.526918627456226),c(2.442440917359181,12.436339309470767,167.69859429756687,10.084024017496024,7.331802951535194,84.41880258045802,15.69097209464575,132.92155971868445),c(2.442440917359181,0.0,0.0,0.0,0.0,2311.7764398956197,547.2226518007706,4.219732054561411))
targetgene="Taf5l"
collabel=c("In.vivo_AR1830_Pool.B..9.16._BM_hEGFRv3_15m_1410..1411..1412..1413..1414..1415..1416..1417","In.vivo_AR1831_Pool.B..9.16._BM_hEGFRv3_15m_1410..1411..1412..1413..1414..1415..1416..1417","In.vivo_AR1832_Pool.B..9.16._BM_hEGFRv3_15m_1410..1411..1412..1413..1414..1415..1416..1417","In.vivo_AR1833_Pool.B..9.16._BM_hEGFRv3_15m_1410..1411..1412..1413..1414..1415..1416..1417","In.vivo_AR1835_Pool.B..9.16._BM_hEGFRv3_15m_1410..1411..1412..1413..1414..1415..1416..1417","In.vivo_AR1845_Pool.B..9.16._BM_mCD19_10m_1410..1411..1412..1413..1414..1415..1416..1417","In.vivo_AR1846_Pool.B..9.16._BM_mCD19_10m_1410..1411..1412..1413..1414..1415..1416..1417","In.vivo_AR1844_Pool.B..9.16._BM_mCD19_10m_1410..1411..1412..1413..1414..1415..1416..1417")

# set up color using RColorBrewer
#library(RColorBrewer)
#colors <- brewer.pal(length(targetgenelist), "Set1")

colors=c( "#E41A1C", "#377EB8", "#4DAF4A", "#984EA3", "#FF7F00",  "#A65628", "#F781BF",
          "#999999", "#66C2A5", "#FC8D62", "#8DA0CB", "#E78AC3", "#A6D854", "#FFD92F", "#E5C494", "#B3B3B3", 
          "#8DD3C7", "#FFFFB3", "#BEBADA", "#FB8072", "#80B1D3", "#FDB462", "#B3DE69", "#FCCDE5",
          "#D9D9D9", "#BC80BD", "#CCEBC5", "#FFED6F")


## code

targetmatvec=unlist(targetmat)+1
yrange=range(targetmatvec[targetmatvec>0]);
# yrange[1]=1; # set the minimum value to 1
for(i in 1:length(targetmat)){
  vali=targetmat[[i]]+1;
  if(i==1){
    plot(1:length(vali),vali,type='b',las=1,pch=20,main=paste('sgRNAs in',targetgene),ylab='Read counts',xlab='Samples',xlim=c(0.7,length(vali)+0.3),ylim = yrange,col=colors[(i %% length(colors))],xaxt='n',log='y')
    axis(1,at=1:length(vali),labels=(collabel),las=2)
    # lines(0:100,rep(1,101),col='black');
  }else{
    lines(1:length(vali),vali,type='b',pch=20,col=colors[(i %% length(colors))])
  }
}




# parameters
# Do not modify the variables beginning with "__"
targetmat=list(c(924.46388722045,162.70877263224256,610.1575973312603,190.7561209976331,129.87765228433773,29.221893200927774,642.3491701245604,1128.7783245951775),c(286.37619756036395,311.9448443458918,66.32147797078916,300.84004985529805,267.0871075202107,2779.3267311104637,815.930548921579,16.878928218245644),c(0.0,1.036361609122564,0.0,12.605030021870029,0.0,94.15943364743394,50.014973551683326,63.295980818421164),c(147.76767550023044,30.57266746911564,10.421946538266868,96.63856350100356,187.4846754749714,1301.9976859524486,953.2265547497293,75.9551769821054))
targetgene="Sugt1"
collabel=c("In.vivo_AR1830_Pool.B..9.16._BM_hEGFRv3_15m_1410..1411..1412..1413..1414..1415..1416..1417","In.vivo_AR1831_Pool.B..9.16._BM_hEGFRv3_15m_1410..1411..1412..1413..1414..1415..1416..1417","In.vivo_AR1832_Pool.B..9.16._BM_hEGFRv3_15m_1410..1411..1412..1413..1414..1415..1416..1417","In.vivo_AR1833_Pool.B..9.16._BM_hEGFRv3_15m_1410..1411..1412..1413..1414..1415..1416..1417","In.vivo_AR1835_Pool.B..9.16._BM_hEGFRv3_15m_1410..1411..1412..1413..1414..1415..1416..1417","In.vivo_AR1845_Pool.B..9.16._BM_mCD19_10m_1410..1411..1412..1413..1414..1415..1416..1417","In.vivo_AR1846_Pool.B..9.16._BM_mCD19_10m_1410..1411..1412..1413..1414..1415..1416..1417","In.vivo_AR1844_Pool.B..9.16._BM_mCD19_10m_1410..1411..1412..1413..1414..1415..1416..1417")

# set up color using RColorBrewer
#library(RColorBrewer)
#colors <- brewer.pal(length(targetgenelist), "Set1")

colors=c( "#E41A1C", "#377EB8", "#4DAF4A", "#984EA3", "#FF7F00",  "#A65628", "#F781BF",
          "#999999", "#66C2A5", "#FC8D62", "#8DA0CB", "#E78AC3", "#A6D854", "#FFD92F", "#E5C494", "#B3B3B3", 
          "#8DD3C7", "#FFFFB3", "#BEBADA", "#FB8072", "#80B1D3", "#FDB462", "#B3DE69", "#FCCDE5",
          "#D9D9D9", "#BC80BD", "#CCEBC5", "#FFED6F")


## code

targetmatvec=unlist(targetmat)+1
yrange=range(targetmatvec[targetmatvec>0]);
# yrange[1]=1; # set the minimum value to 1
for(i in 1:length(targetmat)){
  vali=targetmat[[i]]+1;
  if(i==1){
    plot(1:length(vali),vali,type='b',las=1,pch=20,main=paste('sgRNAs in',targetgene),ylab='Read counts',xlab='Samples',xlim=c(0.7,length(vali)+0.3),ylim = yrange,col=colors[(i %% length(colors))],xaxt='n',log='y')
    axis(1,at=1:length(vali),labels=(collabel),las=2)
    # lines(0:100,rep(1,101),col='black');
  }else{
    lines(1:length(vali),vali,type='b',pch=20,col=colors[(i %% length(colors))])
  }
}




# parameters
# Do not modify the variables beginning with "__"
targetmat=list(c(166.6965926097641,258.57222147607973,36.95053772658253,302.5207205248807,61.79662487722521,935.1005824296888,253.99761078207806,535.9059709292992),c(160.59049031636616,124.36339309470769,221.7032263594952,111.7645995272476,289.08251637481624,870.1630419831827,581.5466532578081,286.9417797101759),c(87.31726279559072,404.6992083623613,69.16382702668012,272.2686484723926,775.0763120194349,1006.5318769208455,3095.0442456688743,173.00901423701785),c(553.2128677818545,622.3351462780997,486.04168855735486,129.41164155786564,700.1871818716111,1327.9727021310512,2564.493251718665,356.5673586104392))
targetgene="Rims1"
collabel=c("In.vivo_AR1830_Pool.B..9.16._BM_hEGFRv3_15m_1410..1411..1412..1413..1414..1415..1416..1417","In.vivo_AR1831_Pool.B..9.16._BM_hEGFRv3_15m_1410..1411..1412..1413..1414..1415..1416..1417","In.vivo_AR1832_Pool.B..9.16._BM_hEGFRv3_15m_1410..1411..1412..1413..1414..1415..1416..1417","In.vivo_AR1833_Pool.B..9.16._BM_hEGFRv3_15m_1410..1411..1412..1413..1414..1415..1416..1417","In.vivo_AR1835_Pool.B..9.16._BM_hEGFRv3_15m_1410..1411..1412..1413..1414..1415..1416..1417","In.vivo_AR1845_Pool.B..9.16._BM_mCD19_10m_1410..1411..1412..1413..1414..1415..1416..1417","In.vivo_AR1846_Pool.B..9.16._BM_mCD19_10m_1410..1411..1412..1413..1414..1415..1416..1417","In.vivo_AR1844_Pool.B..9.16._BM_mCD19_10m_1410..1411..1412..1413..1414..1415..1416..1417")

# set up color using RColorBrewer
#library(RColorBrewer)
#colors <- brewer.pal(length(targetgenelist), "Set1")

colors=c( "#E41A1C", "#377EB8", "#4DAF4A", "#984EA3", "#FF7F00",  "#A65628", "#F781BF",
          "#999999", "#66C2A5", "#FC8D62", "#8DA0CB", "#E78AC3", "#A6D854", "#FFD92F", "#E5C494", "#B3B3B3", 
          "#8DD3C7", "#FFFFB3", "#BEBADA", "#FB8072", "#80B1D3", "#FDB462", "#B3DE69", "#FCCDE5",
          "#D9D9D9", "#BC80BD", "#CCEBC5", "#FFED6F")


## code

targetmatvec=unlist(targetmat)+1
yrange=range(targetmatvec[targetmatvec>0]);
# yrange[1]=1; # set the minimum value to 1
for(i in 1:length(targetmat)){
  vali=targetmat[[i]]+1;
  if(i==1){
    plot(1:length(vali),vali,type='b',las=1,pch=20,main=paste('sgRNAs in',targetgene),ylab='Read counts',xlab='Samples',xlim=c(0.7,length(vali)+0.3),ylim = yrange,col=colors[(i %% length(colors))],xaxt='n',log='y')
    axis(1,at=1:length(vali),labels=(collabel),las=2)
    # lines(0:100,rep(1,101),col='black');
  }else{
    lines(1:length(vali),vali,type='b',pch=20,col=colors[(i %% length(colors))])
  }
}




# parameters
# Do not modify the variables beginning with "__"
targetmat=list(c(7.9379329814173385,63.736238961037685,126.9582578297964,28.5714013829054,11.521404638126734,1399.4039966222078,443.26996167374244,50.63678465473693),c(64.72468431001829,112.4452345897982,143.0649024798452,153.78136626681436,329.4074326082598,2256.579530516089,648.2332846600525,843.9464109122822),c(42.74271605378567,361.69020158377486,108.00926412385664,99.9999048401689,102.12154111066879,977.3099837199178,291.26366950686173,995.856764876493),c(105.02495944644478,380.8628913525423,316.448194889194,38.65542540040142,182.247673366732,16.23438511162654,41.188801748445094,886.1437314578963))
targetgene="Mrpl1"
collabel=c("In.vivo_AR1830_Pool.B..9.16._BM_hEGFRv3_15m_1410..1411..1412..1413..1414..1415..1416..1417","In.vivo_AR1831_Pool.B..9.16._BM_hEGFRv3_15m_1410..1411..1412..1413..1414..1415..1416..1417","In.vivo_AR1832_Pool.B..9.16._BM_hEGFRv3_15m_1410..1411..1412..1413..1414..1415..1416..1417","In.vivo_AR1833_Pool.B..9.16._BM_hEGFRv3_15m_1410..1411..1412..1413..1414..1415..1416..1417","In.vivo_AR1835_Pool.B..9.16._BM_hEGFRv3_15m_1410..1411..1412..1413..1414..1415..1416..1417","In.vivo_AR1845_Pool.B..9.16._BM_mCD19_10m_1410..1411..1412..1413..1414..1415..1416..1417","In.vivo_AR1846_Pool.B..9.16._BM_mCD19_10m_1410..1411..1412..1413..1414..1415..1416..1417","In.vivo_AR1844_Pool.B..9.16._BM_mCD19_10m_1410..1411..1412..1413..1414..1415..1416..1417")

# set up color using RColorBrewer
#library(RColorBrewer)
#colors <- brewer.pal(length(targetgenelist), "Set1")

colors=c( "#E41A1C", "#377EB8", "#4DAF4A", "#984EA3", "#FF7F00",  "#A65628", "#F781BF",
          "#999999", "#66C2A5", "#FC8D62", "#8DA0CB", "#E78AC3", "#A6D854", "#FFD92F", "#E5C494", "#B3B3B3", 
          "#8DD3C7", "#FFFFB3", "#BEBADA", "#FB8072", "#80B1D3", "#FDB462", "#B3DE69", "#FCCDE5",
          "#D9D9D9", "#BC80BD", "#CCEBC5", "#FFED6F")


## code

targetmatvec=unlist(targetmat)+1
yrange=range(targetmatvec[targetmatvec>0]);
# yrange[1]=1; # set the minimum value to 1
for(i in 1:length(targetmat)){
  vali=targetmat[[i]]+1;
  if(i==1){
    plot(1:length(vali),vali,type='b',las=1,pch=20,main=paste('sgRNAs in',targetgene),ylab='Read counts',xlab='Samples',xlim=c(0.7,length(vali)+0.3),ylim = yrange,col=colors[(i %% length(colors))],xaxt='n',log='y')
    axis(1,at=1:length(vali),labels=(collabel),las=2)
    # lines(0:100,rep(1,101),col='black');
  }else{
    lines(1:length(vali),vali,type='b',pch=20,col=colors[(i %% length(colors))])
  }
}




# parameters
# Do not modify the variables beginning with "__"
targetmat=list(c(27.477460320290785,55.96352689261846,174.33074209464579,121.84862354474362,31.94571286026049,2243.592022426788,614.8899689589304,565.444095311229),c(6.7167125227377475,340.96296940132356,36.003088041285544,31.092407387279405,23.56650948707741,396.1189967236876,319.7035564284071,141.36102382780726),c(8.548543210757133,23.31813620525769,8.527047167672892,23.529389374157386,521.6054099806468,551.9690937953025,312.8387561369996,162.4596841006143),c(136.16608114277435,51.8180804561282,42.63523583836446,590.7557403583087,310.5542250185979,16.23438511162654,50.995659307598686,571.7736933930712))
targetgene="Cwc15"
collabel=c("In.vivo_AR1830_Pool.B..9.16._BM_hEGFRv3_15m_1410..1411..1412..1413..1414..1415..1416..1417","In.vivo_AR1831_Pool.B..9.16._BM_hEGFRv3_15m_1410..1411..1412..1413..1414..1415..1416..1417","In.vivo_AR1832_Pool.B..9.16._BM_hEGFRv3_15m_1410..1411..1412..1413..1414..1415..1416..1417","In.vivo_AR1833_Pool.B..9.16._BM_hEGFRv3_15m_1410..1411..1412..1413..1414..1415..1416..1417","In.vivo_AR1835_Pool.B..9.16._BM_hEGFRv3_15m_1410..1411..1412..1413..1414..1415..1416..1417","In.vivo_AR1845_Pool.B..9.16._BM_mCD19_10m_1410..1411..1412..1413..1414..1415..1416..1417","In.vivo_AR1846_Pool.B..9.16._BM_mCD19_10m_1410..1411..1412..1413..1414..1415..1416..1417","In.vivo_AR1844_Pool.B..9.16._BM_mCD19_10m_1410..1411..1412..1413..1414..1415..1416..1417")

# set up color using RColorBrewer
#library(RColorBrewer)
#colors <- brewer.pal(length(targetgenelist), "Set1")

colors=c( "#E41A1C", "#377EB8", "#4DAF4A", "#984EA3", "#FF7F00",  "#A65628", "#F781BF",
          "#999999", "#66C2A5", "#FC8D62", "#8DA0CB", "#E78AC3", "#A6D854", "#FFD92F", "#E5C494", "#B3B3B3", 
          "#8DD3C7", "#FFFFB3", "#BEBADA", "#FB8072", "#80B1D3", "#FDB462", "#B3DE69", "#FCCDE5",
          "#D9D9D9", "#BC80BD", "#CCEBC5", "#FFED6F")


## code

targetmatvec=unlist(targetmat)+1
yrange=range(targetmatvec[targetmatvec>0]);
# yrange[1]=1; # set the minimum value to 1
for(i in 1:length(targetmat)){
  vali=targetmat[[i]]+1;
  if(i==1){
    plot(1:length(vali),vali,type='b',las=1,pch=20,main=paste('sgRNAs in',targetgene),ylab='Read counts',xlab='Samples',xlim=c(0.7,length(vali)+0.3),ylim = yrange,col=colors[(i %% length(colors))],xaxt='n',log='y')
    axis(1,at=1:length(vali),labels=(collabel),las=2)
    # lines(0:100,rep(1,101),col='black');
  }else{
    lines(1:length(vali),vali,type='b',pch=20,col=colors[(i %% length(colors))])
  }
}




# parameters
# Do not modify the variables beginning with "__"
targetmat=list(c(6.7167125227377475,151.82697573645564,41.68778615306747,133.61331823182232,31.42201264943655,438.3283980139166,144.16080611955783,198.3274065643863),c(659.4590476869789,642.5441976559897,704.902565860959,384.0332479996402,1137.476857909603,2620.2297570165238,1469.0672623612083,1763.8479988066697),c(94.64458554766827,358.0629359518459,157.2766477593,221.8485283849125,245.61539887642903,938.347459452014,719.8233448418738,1238.491358013774),c(12.212204586795906,25.390859423502818,3.789798741187952,0.0,256.08940309290784,467.5502912148444,106.89474739477417,2.1098660272807055))
targetgene="Pth2r"
collabel=c("In.vivo_AR1830_Pool.B..9.16._BM_hEGFRv3_15m_1410..1411..1412..1413..1414..1415..1416..1417","In.vivo_AR1831_Pool.B..9.16._BM_hEGFRv3_15m_1410..1411..1412..1413..1414..1415..1416..1417","In.vivo_AR1832_Pool.B..9.16._BM_hEGFRv3_15m_1410..1411..1412..1413..1414..1415..1416..1417","In.vivo_AR1833_Pool.B..9.16._BM_hEGFRv3_15m_1410..1411..1412..1413..1414..1415..1416..1417","In.vivo_AR1835_Pool.B..9.16._BM_hEGFRv3_15m_1410..1411..1412..1413..1414..1415..1416..1417","In.vivo_AR1845_Pool.B..9.16._BM_mCD19_10m_1410..1411..1412..1413..1414..1415..1416..1417","In.vivo_AR1846_Pool.B..9.16._BM_mCD19_10m_1410..1411..1412..1413..1414..1415..1416..1417","In.vivo_AR1844_Pool.B..9.16._BM_mCD19_10m_1410..1411..1412..1413..1414..1415..1416..1417")

# set up color using RColorBrewer
#library(RColorBrewer)
#colors <- brewer.pal(length(targetgenelist), "Set1")

colors=c( "#E41A1C", "#377EB8", "#4DAF4A", "#984EA3", "#FF7F00",  "#A65628", "#F781BF",
          "#999999", "#66C2A5", "#FC8D62", "#8DA0CB", "#E78AC3", "#A6D854", "#FFD92F", "#E5C494", "#B3B3B3", 
          "#8DD3C7", "#FFFFB3", "#BEBADA", "#FB8072", "#80B1D3", "#FDB462", "#B3DE69", "#FCCDE5",
          "#D9D9D9", "#BC80BD", "#CCEBC5", "#FFED6F")


## code

targetmatvec=unlist(targetmat)+1
yrange=range(targetmatvec[targetmatvec>0]);
# yrange[1]=1; # set the minimum value to 1
for(i in 1:length(targetmat)){
  vali=targetmat[[i]]+1;
  if(i==1){
    plot(1:length(vali),vali,type='b',las=1,pch=20,main=paste('sgRNAs in',targetgene),ylab='Read counts',xlab='Samples',xlim=c(0.7,length(vali)+0.3),ylim = yrange,col=colors[(i %% length(colors))],xaxt='n',log='y')
    axis(1,at=1:length(vali),labels=(collabel),las=2)
    # lines(0:100,rep(1,101),col='black');
  }else{
    lines(1:length(vali),vali,type='b',pch=20,col=colors[(i %% length(colors))])
  }
}




# parameters
# Do not modify the variables beginning with "__"
targetmat=list(c(1036.8161694189723,455.99910801392815,190.4373867446946,542.8566262752025,355.5924431494569,22.72813915627716,53.937716575344766,158.2399520460529),c(72.05200706209584,404.18102755779995,92.85006915910483,210.92416903262514,209.48008432957698,45.45627831255432,60.80251686675228,196.2175405371056),c(57.397361557940755,123.8452122901464,189.48993705939762,410.0836433781716,138.78055586834475,2026.0512619309923,896.3467809066384,56.96638273657905),c(51.2912592645428,36.272656319289744,0.947449685296988,20.168048034992047,15.711006324718275,1827.9917635691486,2324.2252415194016,0.0))
targetgene="Col6a1"
collabel=c("In.vivo_AR1830_Pool.B..9.16._BM_hEGFRv3_15m_1410..1411..1412..1413..1414..1415..1416..1417","In.vivo_AR1831_Pool.B..9.16._BM_hEGFRv3_15m_1410..1411..1412..1413..1414..1415..1416..1417","In.vivo_AR1832_Pool.B..9.16._BM_hEGFRv3_15m_1410..1411..1412..1413..1414..1415..1416..1417","In.vivo_AR1833_Pool.B..9.16._BM_hEGFRv3_15m_1410..1411..1412..1413..1414..1415..1416..1417","In.vivo_AR1835_Pool.B..9.16._BM_hEGFRv3_15m_1410..1411..1412..1413..1414..1415..1416..1417","In.vivo_AR1845_Pool.B..9.16._BM_mCD19_10m_1410..1411..1412..1413..1414..1415..1416..1417","In.vivo_AR1846_Pool.B..9.16._BM_mCD19_10m_1410..1411..1412..1413..1414..1415..1416..1417","In.vivo_AR1844_Pool.B..9.16._BM_mCD19_10m_1410..1411..1412..1413..1414..1415..1416..1417")

# set up color using RColorBrewer
#library(RColorBrewer)
#colors <- brewer.pal(length(targetgenelist), "Set1")

colors=c( "#E41A1C", "#377EB8", "#4DAF4A", "#984EA3", "#FF7F00",  "#A65628", "#F781BF",
          "#999999", "#66C2A5", "#FC8D62", "#8DA0CB", "#E78AC3", "#A6D854", "#FFD92F", "#E5C494", "#B3B3B3", 
          "#8DD3C7", "#FFFFB3", "#BEBADA", "#FB8072", "#80B1D3", "#FDB462", "#B3DE69", "#FCCDE5",
          "#D9D9D9", "#BC80BD", "#CCEBC5", "#FFED6F")


## code

targetmatvec=unlist(targetmat)+1
yrange=range(targetmatvec[targetmatvec>0]);
# yrange[1]=1; # set the minimum value to 1
for(i in 1:length(targetmat)){
  vali=targetmat[[i]]+1;
  if(i==1){
    plot(1:length(vali),vali,type='b',las=1,pch=20,main=paste('sgRNAs in',targetgene),ylab='Read counts',xlab='Samples',xlim=c(0.7,length(vali)+0.3),ylim = yrange,col=colors[(i %% length(colors))],xaxt='n',log='y')
    axis(1,at=1:length(vali),labels=(collabel),las=2)
    # lines(0:100,rep(1,101),col='black');
  }else{
    lines(1:length(vali),vali,type='b',pch=20,col=colors[(i %% length(colors))])
  }
}




# parameters
# Do not modify the variables beginning with "__"
targetmat=list(c(3.0530511466989765,63.2180581564764,22.738792447127715,85.71420414871619,132.49615333845745,3.2468770223253083,1.9613715118307187,10.549330136403528),c(5.4954920640581575,2.59090402280641,102.32456601207471,84.87386881392486,5.237002108239425,1051.9881552334,844.3704358431244,6.329598081842116),c(416.43617640974037,514.5535389293531,63.4791289148982,148.73935425806633,234.61769444912622,64.93754044650616,4.903428779576797,69.62557890026328))
targetgene="Mzt1"
collabel=c("In.vivo_AR1830_Pool.B..9.16._BM_hEGFRv3_15m_1410..1411..1412..1413..1414..1415..1416..1417","In.vivo_AR1831_Pool.B..9.16._BM_hEGFRv3_15m_1410..1411..1412..1413..1414..1415..1416..1417","In.vivo_AR1832_Pool.B..9.16._BM_hEGFRv3_15m_1410..1411..1412..1413..1414..1415..1416..1417","In.vivo_AR1833_Pool.B..9.16._BM_hEGFRv3_15m_1410..1411..1412..1413..1414..1415..1416..1417","In.vivo_AR1835_Pool.B..9.16._BM_hEGFRv3_15m_1410..1411..1412..1413..1414..1415..1416..1417","In.vivo_AR1845_Pool.B..9.16._BM_mCD19_10m_1410..1411..1412..1413..1414..1415..1416..1417","In.vivo_AR1846_Pool.B..9.16._BM_mCD19_10m_1410..1411..1412..1413..1414..1415..1416..1417","In.vivo_AR1844_Pool.B..9.16._BM_mCD19_10m_1410..1411..1412..1413..1414..1415..1416..1417")

# set up color using RColorBrewer
#library(RColorBrewer)
#colors <- brewer.pal(length(targetgenelist), "Set1")

colors=c( "#E41A1C", "#377EB8", "#4DAF4A", "#984EA3", "#FF7F00",  "#A65628", "#F781BF",
          "#999999", "#66C2A5", "#FC8D62", "#8DA0CB", "#E78AC3", "#A6D854", "#FFD92F", "#E5C494", "#B3B3B3", 
          "#8DD3C7", "#FFFFB3", "#BEBADA", "#FB8072", "#80B1D3", "#FDB462", "#B3DE69", "#FCCDE5",
          "#D9D9D9", "#BC80BD", "#CCEBC5", "#FFED6F")


## code

targetmatvec=unlist(targetmat)+1
yrange=range(targetmatvec[targetmatvec>0]);
# yrange[1]=1; # set the minimum value to 1
for(i in 1:length(targetmat)){
  vali=targetmat[[i]]+1;
  if(i==1){
    plot(1:length(vali),vali,type='b',las=1,pch=20,main=paste('sgRNAs in',targetgene),ylab='Read counts',xlab='Samples',xlim=c(0.7,length(vali)+0.3),ylim = yrange,col=colors[(i %% length(colors))],xaxt='n',log='y')
    axis(1,at=1:length(vali),labels=(collabel),las=2)
    # lines(0:100,rep(1,101),col='black');
  }else{
    lines(1:length(vali),vali,type='b',pch=20,col=colors[(i %% length(colors))])
  }
}




# parameters
# Do not modify the variables beginning with "__"
targetmat=list(c(703.4229841994442,382.93561457078744,271.91805968023556,92.43688682704688,44.51451792003511,1006.5318769208455,271.64995438855453,681.4867268116678),c(239.35920990119973,127.99065872663665,54.00463206192832,321.00809789029006,204.7667824321615,1035.7537701217734,657.0594564632908,272.172717519211),c(272.9427725148885,143.01790205891385,563.7325627517079,140.336000910153,102.12154111066879,2591.007863815596,557.0295093599241,945.219980221756),c(310.80060673395576,596.4261060500356,344.8716854481036,197.47880367596377,262.8975058336191,977.3099837199178,3516.739120712479,37.9775884910527))
targetgene="Arid1b"
collabel=c("In.vivo_AR1830_Pool.B..9.16._BM_hEGFRv3_15m_1410..1411..1412..1413..1414..1415..1416..1417","In.vivo_AR1831_Pool.B..9.16._BM_hEGFRv3_15m_1410..1411..1412..1413..1414..1415..1416..1417","In.vivo_AR1832_Pool.B..9.16._BM_hEGFRv3_15m_1410..1411..1412..1413..1414..1415..1416..1417","In.vivo_AR1833_Pool.B..9.16._BM_hEGFRv3_15m_1410..1411..1412..1413..1414..1415..1416..1417","In.vivo_AR1835_Pool.B..9.16._BM_hEGFRv3_15m_1410..1411..1412..1413..1414..1415..1416..1417","In.vivo_AR1845_Pool.B..9.16._BM_mCD19_10m_1410..1411..1412..1413..1414..1415..1416..1417","In.vivo_AR1846_Pool.B..9.16._BM_mCD19_10m_1410..1411..1412..1413..1414..1415..1416..1417","In.vivo_AR1844_Pool.B..9.16._BM_mCD19_10m_1410..1411..1412..1413..1414..1415..1416..1417")

# set up color using RColorBrewer
#library(RColorBrewer)
#colors <- brewer.pal(length(targetgenelist), "Set1")

colors=c( "#E41A1C", "#377EB8", "#4DAF4A", "#984EA3", "#FF7F00",  "#A65628", "#F781BF",
          "#999999", "#66C2A5", "#FC8D62", "#8DA0CB", "#E78AC3", "#A6D854", "#FFD92F", "#E5C494", "#B3B3B3", 
          "#8DD3C7", "#FFFFB3", "#BEBADA", "#FB8072", "#80B1D3", "#FDB462", "#B3DE69", "#FCCDE5",
          "#D9D9D9", "#BC80BD", "#CCEBC5", "#FFED6F")


## code

targetmatvec=unlist(targetmat)+1
yrange=range(targetmatvec[targetmatvec>0]);
# yrange[1]=1; # set the minimum value to 1
for(i in 1:length(targetmat)){
  vali=targetmat[[i]]+1;
  if(i==1){
    plot(1:length(vali),vali,type='b',las=1,pch=20,main=paste('sgRNAs in',targetgene),ylab='Read counts',xlab='Samples',xlim=c(0.7,length(vali)+0.3),ylim = yrange,col=colors[(i %% length(colors))],xaxt='n',log='y')
    axis(1,at=1:length(vali),labels=(collabel),las=2)
    # lines(0:100,rep(1,101),col='black');
  }else{
    lines(1:length(vali),vali,type='b',pch=20,col=colors[(i %% length(colors))])
  }
}



dev.off()
Sweave("invivo.poolB_BM_mCD19_10m_v_BM_hEGFRv3_15m_summary.Rnw");
library(tools);

texi2dvi("invivo.poolB_BM_mCD19_10m_v_BM_hEGFRv3_15m_summary.tex",pdf=TRUE);
